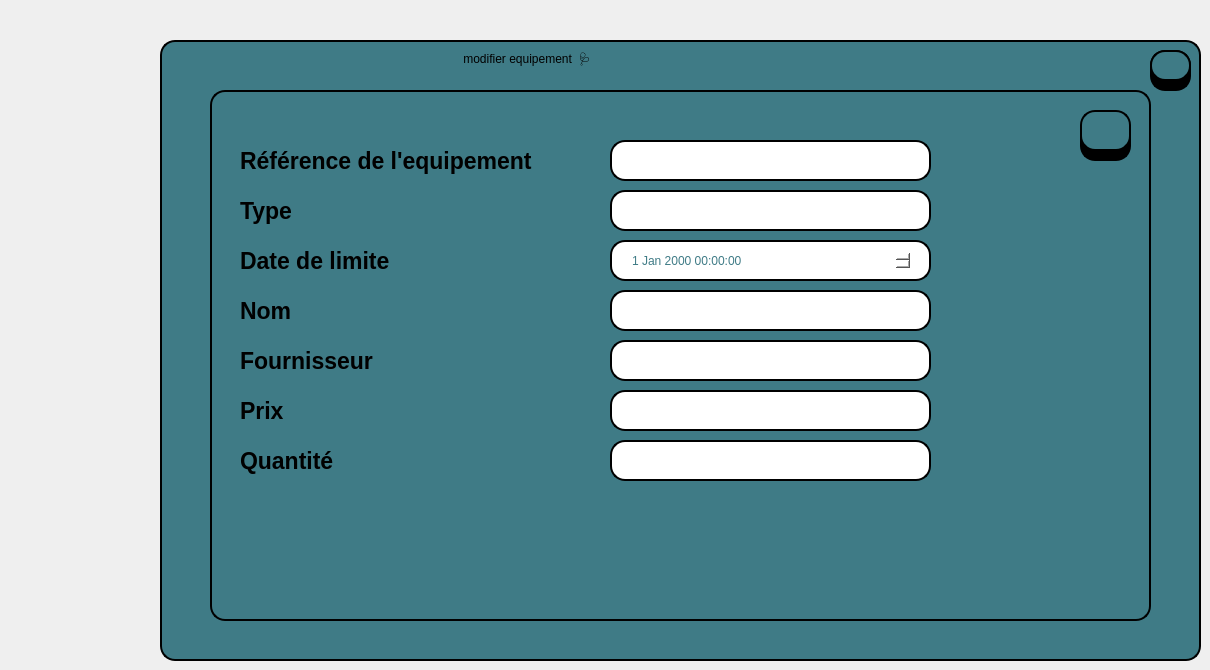
     <widget class="QWidget" name="tab_7">
      <attribute name="title">
       <string>Page</string>
      </attribute>
      <widget class="QPushButton" name="Quit_6">
       <property name="geometry">
        <rect>
         <x>1150</x>
         <y>50</y>
         <width>41</width>
         <height>31</height>
        </rect>
       </property>
       <property name="font">
        <font>
         <pointsize>12</pointsize>
         <bold>true</bold>
        </font>
       </property>
       <property name="styleSheet">
        <string notr="true">background-color:rgb(63, 123, 134);
border: 2px solid #000000;
border-radius: 15px;
</string>
       </property>
       <property name="text">
        <string/>
       </property>
       <property name="icon">
        <iconset theme="QIcon::ThemeIcon::ApplicationExit"/>
       </property>
       <property name="iconSize">
        <size>
         <width>26</width>
         <height>21</height>
        </size>
       </property>
      </widget>
      <widget class="QLineEdit" name="lineEdit_71">
       <property name="geometry">
        <rect>
         <x>1150</x>
         <y>50</y>
         <width>41</width>
         <height>41</height>
        </rect>
       </property>
       <property name="styleSheet">
        <string notr="true">background-color:rgb(0, 0, 0);
border: 2px solid #000000;
border-radius: 15px;
</string>
       </property>
      </widget>
      <widget class="QTableView" name="tableView_23">
       <property name="geometry">
        <rect>
         <x>160</x>
         <y>40</y>
         <width>1041</width>
         <height>621</height>
        </rect>
       </property>
       <property name="styleSheet">
        <string notr="true">background-color: rgb(63, 123, 134);
border: 2px solid #000000;
border-radius: 15px;</string>
       </property>
      </widget>
      <widget class="QLabel" name="label_104">
       <property name="geometry">
        <rect>
         <x>460</x>
         <y>40</y>
         <width>451</width>
         <height>41</height>
        </rect>
       </property>
       <property name="styleSheet">
        <string notr="true">font: 600 22pt &quot;Segoe UI&quot;;</string>
       </property>
       <property name="text">
        <string> modifier equipement  🩺</string>
       </property>
      </widget>
      <widget class="QPushButton" name="modif_save">
       <property name="geometry">
        <rect>
         <x>1080</x>
         <y>110</y>
         <width>51</width>
         <height>41</height>
        </rect>
       </property>
       <property name="font">
        <font>
         <pointsize>12</pointsize>
         <bold>true</bold>
        </font>
       </property>
       <property name="styleSheet">
        <string notr="true">background-color:rgb(63, 123, 134);
border: 2px solid #000000;
border-radius: 15px;
</string>
       </property>
       <property name="text">
        <string/>
       </property>
       <property name="icon">
        <iconset resource="image.qrc">
         <normaloff>:/save.png</normaloff>:/save.png</iconset>
       </property>
       <property name="iconSize">
        <size>
         <width>25</width>
         <height>26</height>
        </size>
       </property>
      </widget>
      <widget class="QTableView" name="tableView_24">
       <property name="geometry">
        <rect>
         <x>210</x>
         <y>90</y>
         <width>941</width>
         <height>531</height>
        </rect>
       </property>
       <property name="styleSheet">
        <string notr="true">background-color: rgb(63, 123, 134);
border: 2px solid #000000;
border-radius: 15px;</string>
       </property>
      </widget>
      <widget class="QLineEdit" name="lineEdit_1111">
       <property name="geometry">
        <rect>
         <x>610</x>
         <y>140</y>
         <width>321</width>
         <height>41</height>
        </rect>
       </property>
       <property name="styleSheet">
        <string notr="true">border: 2px solid #000000;
border-radius: 15px;
background-color: rgb(255, 255, 255);
color: rgb(0, 0, 0);</string>
       </property>
       <property name="readOnly">
        <bool>true</bool>
       </property>
      </widget>
      <widget class="QLineEdit" name="lineEdit_72">
       <property name="geometry">
        <rect>
         <x>1080</x>
         <y>120</y>
         <width>51</width>
         <height>41</height>
        </rect>
       </property>
       <property name="styleSheet">
        <string notr="true">background-color:rgb(0, 0, 0);
border: 2px solid #000000;
border-radius: 15px;
</string>
       </property>
      </widget>
      <widget class="QLabel" name="label_149">
       <property name="geometry">
        <rect>
         <x>240</x>
         <y>240</y>
         <width>201</width>
         <height>41</height>
        </rect>
       </property>
       <property name="font">
        <font>
         <pointsize>17</pointsize>
         <bold>true</bold>
        </font>
       </property>
       <property name="text">
        <string>Date de limite </string>
       </property>
      </widget>
      <widget class="QLineEdit" name="lineEdit_1115">
       <property name="geometry">
        <rect>
         <x>610</x>
         <y>340</y>
         <width>321</width>
         <height>41</height>
        </rect>
       </property>
       <property name="styleSheet">
        <string notr="true">border: 2px solid #000000;
color: rgb(0, 0, 0);
border-radius: 15px;
background-color: rgb(255, 255, 255);</string>
       </property>
      </widget>
      <widget class="QLineEdit" name="lineEdit_1112">
       <property name="geometry">
        <rect>
         <x>610</x>
         <y>190</y>
         <width>321</width>
         <height>41</height>
        </rect>
       </property>
       <property name="styleSheet">
        <string notr="true">
border: 2px solid #000000;
color: rgb(0, 0, 0);
border-radius: 15px;
background-color: rgb(255, 255, 255);</string>
       </property>
      </widget>
      <widget class="QLineEdit" name="lineEdit_1114">
       <property name="geometry">
        <rect>
         <x>610</x>
         <y>290</y>
         <width>321</width>
         <height>41</height>
        </rect>
       </property>
       <property name="styleSheet">
        <string notr="true">border: 2px solid #000000;
color: rgb(0, 0, 0);
border-radius: 15px;
background-color: rgb(255, 255, 255);</string>
       </property>
      </widget>
      <widget class="QLabel" name="label_150">
       <property name="geometry">
        <rect>
         <x>240</x>
         <y>290</y>
         <width>181</width>
         <height>41</height>
        </rect>
       </property>
       <property name="font">
        <font>
         <pointsize>17</pointsize>
         <bold>true</bold>
        </font>
       </property>
       <property name="text">
        <string>Nom</string>
       </property>
      </widget>
      <widget class="QDateTimeEdit" name="dateEdit_1113">
       <property name="geometry">
        <rect>
         <x>630</x>
         <y>250</y>
         <width>281</width>
         <height>21</height>
        </rect>
       </property>
       <property name="styleSheet">
        <string notr="true">border-radius: 15px;
background-color: rgb(255, 255, 255);
color: rgb(63, 123, 134);</string>
       </property>
      </widget>
      <widget class="QLabel" name="label_255">
       <property name="geometry">
        <rect>
         <x>240</x>
         <y>340</y>
         <width>181</width>
         <height>41</height>
        </rect>
       </property>
       <property name="font">
        <font>
         <pointsize>17</pointsize>
         <bold>true</bold>
        </font>
       </property>
       <property name="text">
        <string>Fournisseur</string>
       </property>
      </widget>
      <widget class="QLabel" name="label_256">
       <property name="geometry">
        <rect>
         <x>240</x>
         <y>440</y>
         <width>181</width>
         <height>41</height>
        </rect>
       </property>
       <property name="font">
        <font>
         <pointsize>17</pointsize>
         <bold>true</bold>
        </font>
       </property>
       <property name="text">
        <string>Quantité</string>
       </property>
      </widget>
      <widget class="QLineEdit" name="lineEdit_1117">
       <property name="geometry">
        <rect>
         <x>610</x>
         <y>440</y>
         <width>321</width>
         <height>41</height>
        </rect>
       </property>
       <property name="styleSheet">
        <string notr="true">border: 2px solid #000000;
color: rgb(0, 0, 0);
border-radius: 15px;
background-color: rgb(255, 255, 255);</string>
       </property>
      </widget>
      <widget class="QLineEdit" name="lineEdit_1116">
       <property name="geometry">
        <rect>
         <x>610</x>
         <y>390</y>
         <width>321</width>
         <height>41</height>
        </rect>
       </property>
       <property name="styleSheet">
        <string notr="true">border: 2px solid #000000;
color: rgb(0, 0, 0);
border-radius: 15px;
background-color: rgb(255, 255, 255);</string>
       </property>
      </widget>
      <widget class="QLineEdit" name="dateEdit_85">
       <property name="geometry">
        <rect>
         <x>610</x>
         <y>240</y>
         <width>321</width>
         <height>41</height>
        </rect>
       </property>
       <property name="styleSheet">
        <string notr="true">border: 2px solid #000000;
border-radius: 15px;
background-color: rgb(255, 255, 255);</string>
       </property>
      </widget>
      <widget class="QLabel" name="label_257">
       <property name="geometry">
        <rect>
         <x>240</x>
         <y>390</y>
         <width>181</width>
         <height>41</height>
        </rect>
       </property>
       <property name="font">
        <font>
         <pointsize>17</pointsize>
         <bold>true</bold>
        </font>
       </property>
       <property name="text">
        <string>Prix </string>
       </property>
      </widget>
      <widget class="QLabel" name="label_151">
       <property name="geometry">
        <rect>
         <x>240</x>
         <y>140</y>
         <width>361</width>
         <height>41</height>
        </rect>
       </property>
       <property name="font">
        <font>
         <family>Segoe UI</family>
         <pointsize>17</pointsize>
         <italic>false</italic>
         <bold>true</bold>
        </font>
       </property>
       <property name="styleSheet">
        <string notr="true"/>
       </property>
       <property name="text">
        <string>Référence de l'equipement </string>
       </property>
      </widget>
      <widget class="QLabel" name="label_152">
       <property name="geometry">
        <rect>
         <x>240</x>
         <y>190</y>
         <width>181</width>
         <height>41</height>
        </rect>
       </property>
       <property name="font">
        <font>
         <pointsize>17</pointsize>
         <bold>true</bold>
        </font>
       </property>
       <property name="text">
        <string>Type</string>
       </property>
      </widget>
      <zorder>tableView_23</zorder>
      <zorder>lineEdit_71</zorder>
      <zorder>label_104</zorder>
      <zorder>tableView_24</zorder>
      <zorder>lineEdit_1111</zorder>
      <zorder>Quit_6</zorder>
      <zorder>lineEdit_72</zorder>
      <zorder>modif_save</zorder>
      <zorder>label_149</zorder>
      <zorder>lineEdit_1115</zorder>
      <zorder>lineEdit_1112</zorder>
      <zorder>lineEdit_1114</zorder>
      <zorder>label_150</zorder>
      <zorder>label_255</zorder>
      <zorder>label_256</zorder>
      <zorder>lineEdit_1117</zorder>
      <zorder>lineEdit_1116</zorder>
      <zorder>dateEdit_85</zorder>
      <zorder>label_257</zorder>
      <zorder>label_151</zorder>
      <zorder>label_152</zorder>
      <zorder>dateEdit_1113</zorder>
     </widget>
